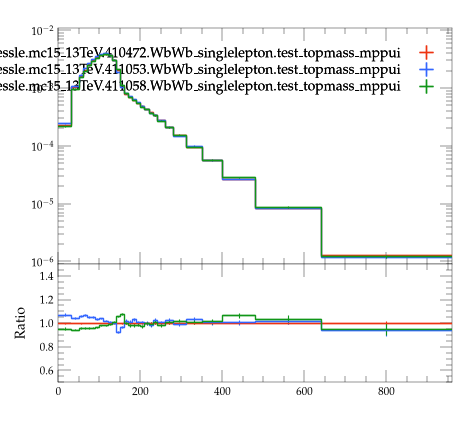

The Python source for this figure:
#! /usr/bin/env python3

# This Python script was auto-generated using YODA v2.1.2.
# Analysis object: /WbWb_singlelepton/m_bl_fine
# Timestamp: 07-08-2026 (09:26:45)

import matplotlib as mpl
import matplotlib.pyplot as plt
mpl.use('Agg') # comment out for interactive use
import os
import numpy as np
from numpy import nan, inf

plotDir = os.path.split(os.path.realpath(__file__))[0]
if 'YODA_USER_PLOT_PATH' in globals():
    plot_outdir = globals()['YODA_USER_PLOT_PATH']
else:
    plot_outdir = plotDir

#plot style
plt.style.use(os.path.join(plotDir, '../default.mplstyle'))
# plot metadata
figW, figH = plt.rcParams['figure.figsize']
ax_xLabel = ''
ax_yLabel = ''
ax_title  = ''
ax_xScale = 'linear'
ax_yScale = 'log'
xLims = (0.0, 960.0)
yLims = (9e-07, 0.011000000000000001)

# TeX-friendly labels for the legend
labels = {
  'legend' : ([ r"user.johessle.mc15\_13TeV.410472.WbWb\_singlelepton.test\_topmass\_mppui", r"user.johessle.mc15\_13TeV.411053.WbWb\_singlelepton.test\_topmass\_mppui", r"user.johessle.mc15\_13TeV.411058.WbWb\_singlelepton.test\_topmass\_mppui" ], r""),
}

# Adjust canvas width and height
canvasW = 10.0
canvasH = 9.0
figW *= canvasW/10.
figH *= canvasH/9.

# Create figure and axis objects
fig, (ax, ratio0_ax) = plt.subplots(2, 1, sharex=True,
                  figsize=(figW,figH), gridspec_kw={'height_ratios': (6.0, 3.0)})

# Set figure margins
plt.subplots_adjust(
    left   = 1.0 * plt.rcParams['figure.subplot.left'],
    right  = 1.0 * plt.rcParams['figure.subplot.right'],
    top    = 1.0 * plt.rcParams['figure.subplot.top'],
    bottom = 1.0 * plt.rcParams['figure.subplot.bottom'])

ratio0_ax.yaxis.set_major_locator(mpl.ticker.MultipleLocator(0.2))
ratio0_ax.set_ylim(0.5, 1.4999)
ratio0_ax.set_ylabel('Ratio')

# the numerical data is stored in a separate file
dataf = dict()
prefix = os.path.split(__file__)[0]
if prefix:    prefix = prefix + '/'
exec(open(prefix+'m_bl_fine__data.py').read(), dataf)


legend_handles = dict() # keep track of handles for the legend

# style options for curves
# starts at zorder>=5 to draw curve on top of legend
styles = {
  'user.johessle.mc15_13TeV.410472.WbWb_singlelepton.test_topmass_mppui.yoda': {
    'color' : '#EE3311',
    'linestyle' : '-',
    'lineopacity' : 1.0,
    'linewidth' : 1,
    'marker' : 'none',
    'markersize' : 2,
    'capsize' : 0.0,
    'zorder' : 5,
    'histstyle' : 1,
    'drawstyle' : 'steps-pre',
    'xerrorbars' : 1,
    'yerrorbars' : 1,
    'fillcolor' : None,
    'fillopacity' : 1.0,
    'ratio0_linestyle' : '-',
    'ratio0_lineopacity' : 1.0,
    'ratio0_linewidth' : 1,
    'ratio0_marker' : 'none',
    'ratio0_markersize' : 2,
    'ratio0_capsize' : 0.0,
    'ratio0_zorder' : 5,
    'ratio0_histstyle' : 1,
    'ratio0_drawstyle' : 'steps-pre',
    'ratio0_xerrorbars' : 1,
    'ratio0_yerrorbars' : 1,
  },
  'user.johessle.mc15_13TeV.411053.WbWb_singlelepton.test_topmass_mppui.yoda': {
    'color' : '#3366FF',
    'linestyle' : '-',
    'lineopacity' : 1.0,
    'linewidth' : 1,
    'marker' : 'none',
    'markersize' : 2,
    'capsize' : 0.0,
    'zorder' : 6,
    'histstyle' : 1,
    'drawstyle' : 'steps-pre',
    'xerrorbars' : 1,
    'yerrorbars' : 1,
    'fillcolor' : None,
    'fillopacity' : 1.0,
    'ratio0_linestyle' : '-',
    'ratio0_lineopacity' : 1.0,
    'ratio0_linewidth' : 1,
    'ratio0_marker' : 'none',
    'ratio0_markersize' : 2,
    'ratio0_capsize' : 0.0,
    'ratio0_zorder' : 6,
    'ratio0_histstyle' : 1,
    'ratio0_drawstyle' : 'steps-pre',
    'ratio0_xerrorbars' : 1,
    'ratio0_yerrorbars' : 1,
  },
  'user.johessle.mc15_13TeV.411058.WbWb_singlelepton.test_topmass_mppui.yoda': {
    'color' : '#109618',
    'linestyle' : '-',
    'lineopacity' : 1.0,
    'linewidth' : 1,
    'marker' : 'none',
    'markersize' : 2,
    'capsize' : 0.0,
    'zorder' : 7,
    'histstyle' : 1,
    'drawstyle' : 'steps-pre',
    'xerrorbars' : 1,
    'yerrorbars' : 1,
    'fillcolor' : None,
    'fillopacity' : 1.0,
    'ratio0_linestyle' : '-',
    'ratio0_lineopacity' : 1.0,
    'ratio0_linewidth' : 1,
    'ratio0_marker' : 'none',
    'ratio0_markersize' : 2,
    'ratio0_capsize' : 0.0,
    'ratio0_zorder' : 7,
    'ratio0_histstyle' : 1,
    'ratio0_drawstyle' : 'steps-pre',
    'ratio0_xerrorbars' : 1,
    'ratio0_yerrorbars' : 1,
  },
}

# curve from input yoda files in main panel
for label, yvals in dataf['yvals'].items():
    if all(np.isnan(v) for v in dataf['yvals'][label]):
        continue
    tmp = None
    if styles[label]['histstyle']: # draw as histogram
        xpos = dataf['xedges'][label] if styles[label]['drawstyle'] else dataf['xpoints'][label]
        ypos = np.insert(yvals, 0, yvals[0]) if styles[label]['drawstyle'] else yvals
        if styles[label]['fillcolor']: # fill area below curve
            ax.fill_between(xpos, ypos, step='pre',
                            color=styles[label]['fillcolor'],
                            alpha=styles[label]['fillopacity'])
        tmp, = ax.plot(xpos, ypos,
                       color=styles[label]['color'],
                       linestyle=styles[label]['linestyle'],
                       alpha=styles[label]['lineopacity'],
                       linewidth=styles[label]['linewidth'],
                       drawstyle=styles[label]['drawstyle'], solid_joinstyle='miter',
                       zorder=styles[label]['zorder'], label=label)
    tmp = ax.errorbar(dataf['xpoints'][label], yvals,
                      xerr=np.array(dataf['xerrs'][label])*styles[label]['xerrorbars'],
                      yerr=np.array(dataf['yerrs'][label])*styles[label]['yerrorbars'],
                      fmt=styles[label]['marker'], capsize=styles[label]['capsize'],
                      alpha=styles[label]['lineopacity'],
                      markersize=styles[label]['markersize'],
                      ecolor=styles[label]['color'],
                      color=styles[label]['color'], zorder=styles[label]['zorder'])
    tmp[-1][0].set_linestyle(styles[label]['linestyle'])
    tmp[-1][0].set_linewidth(styles[label]['linewidth'])
    if label in dataf['add_legend_handle']:  legend_handles[label] = tmp
    for varLabel in dataf['variation_yvals'].keys():
        if varLabel.startswith(label):
            tmp, = ax.plot(dataf['xedges'][label], dataf['variation_yvals'][varLabel],
                           color=styles[label]['color'],
                           linestyle=styles[label]['linestyle'],
                           linewidth=styles[label]['linewidth'],
                           drawstyle='steps-pre', solid_joinstyle='miter',
                           zorder=styles[label]['zorder'], alpha=0.5)


# plots on ratio panel
# curve from input yoda files in ratio panel
for label, yvals in dataf['ratio0_yvals'].items():
    if all(np.isnan(v) for v in yvals):
        continue
    if styles[label]['ratio0_histstyle']: # plot as histogram
        xpos = dataf['xedges']['user.johessle.mc15_13TeV.410472.WbWb_singlelepton.test_topmass_mppui.yoda'] if styles[label]['ratio0_drawstyle'] else dataf['xpoints']['user.johessle.mc15_13TeV.410472.WbWb_singlelepton.test_topmass_mppui.yoda']
        ypos = np.insert(yvals, 0, yvals[0]) if styles[label]['ratio0_drawstyle'] else yvals
        ratio0_ax.plot(xpos, ypos,
                       color=styles[label]['color'],
                       linewidth=styles[label]['linewidth'],
                       linestyle=styles[label]['ratio0_linestyle'],
                       alpha=styles[label]['ratio0_lineopacity'],
                       drawstyle=styles[label]['ratio0_drawstyle'], zorder=styles[label]['zorder'],
                       solid_joinstyle='miter')
    tmp = ratio0_ax.errorbar(dataf['xpoints']['user.johessle.mc15_13TeV.410472.WbWb_singlelepton.test_topmass_mppui.yoda'], yvals,
                             xerr=np.array(dataf['ref_xerrs'])*styles[label]['ratio0_xerrorbars'],
                             yerr=np.array(dataf['ratio0_yerrs'][label])*styles[label]['ratio0_yerrorbars'],
                             fmt=styles[label]['ratio0_marker'], capsize=styles[label]['ratio0_capsize'],
                             alpha=styles[label]['ratio0_lineopacity'],
                             markersize=styles[label]['ratio0_markersize'],
                             ecolor=styles[label]['color'],
                             color=styles[label]['color'])
    tmp[-1][0].set_linestyle(styles[label]['ratio0_linestyle'])
    tmp[-1][0].set_linewidth(styles[label]['ratio0_linewidth'])

    for varlabel in dataf['ratio0_variation_vals'].keys():
        if varlabel.startswith(label):
            ratio0_ax.plot(dataf['xedges']['user.johessle.mc15_13TeV.410472.WbWb_singlelepton.test_topmass_mppui.yoda'],
                            dataf['ratio0_variation_vals'][varlabel],
                            color=styles[label]['color'],
                            linestyle=styles[label]['linestyle'],
                            linewidth=styles[label]['linewidth'],
                            drawstyle='steps-pre', solid_joinstyle='miter',
                            zorder=1, alpha=0.5)

legend_items = list(legend_handles.values())
ax.add_artist(ax.legend(legend_items,
                        labels['legend'][0],
                        title=labels['legend'][1],
                        alignment='right',
                        loc='upper right',
                        bbox_to_anchor=(1.0, 0.97),markerfirst=False))

# set plot metadata as defined above
ratio0_ax.set_xlabel(ax_xLabel)
ratio0_ax.xaxis.set_label_coords(1., -0.15)
ax.set_ylabel(ax_yLabel, ha='right', va='top')
ax.yaxis.set_label_coords(-0.11, 1.0)
ax.set_title(ax_title, loc='left')
ax.set_xscale(ax_xScale)
ax.set_yscale(ax_yScale)
ratio0_ax.set_yscale('linear')
ax.set_xlim(xLims)
ax.set_ylim(yLims)

# tick formatting
plt.rcParams['xtick.top'] = True
plt.rcParams['ytick.right'] = True
ax.yaxis.set_major_locator(mpl.ticker.LogLocator(base=10.0, numticks=np.inf))
ax.yaxis.set_minor_locator(mpl.ticker.LogLocator(
                           base=10.0, subs=np.arange(0.1, 1, 0.1), numticks=np.inf))
fig.align_ylabels((ax, ratio0_ax))
plt.savefig(os.path.join(plot_outdir, 'm_bl_fine.pdf'), format='PDF')
plt.savefig(os.path.join(plot_outdir, 'm_bl_fine.png'), format='PNG')

plt.close(fig)
